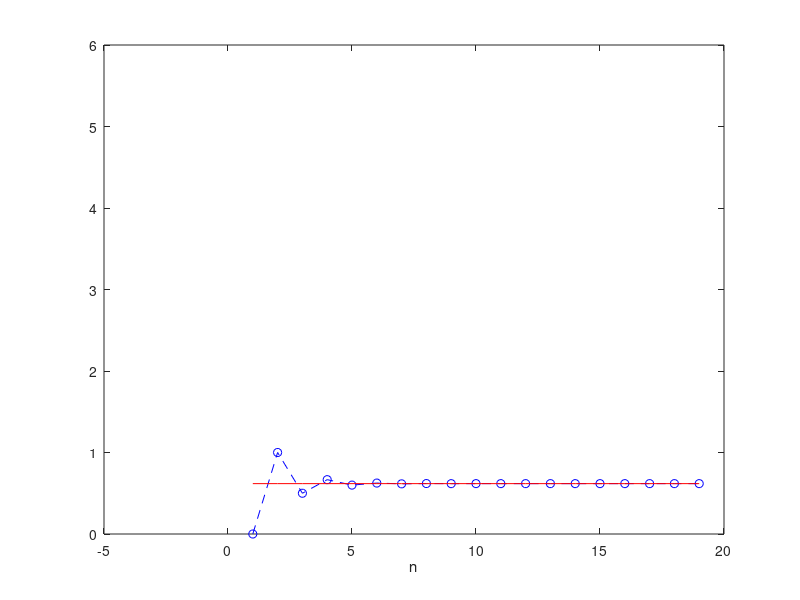

Write the MATLAB code that produced this figure. (Note: this script raises an error after producing the figure.)

% Week - 4

% ------ Conditional Statements ------ %
if pi<3
    fprintf('pi < 3\n')
else
    fprintf('pi > 3\n')
end

% Test which number is greater pi^e or e^pi.

a = pi^exp(1);
b = exp(pi);

if a>b
    fprintf('pi^e is larger than e^pi\n')
elseif a==b
    fprintf('pi^e is equal to e^pi\n')
else 
    fprintf('pi^e is less than e^pi\n')
end

% ------ For Loops ------ %

% Calculate the sum 1^2 + 2^2 + 3^2 + 100^2
% Way 1:
S = 0;
for k=1:100
    S=S+k^2;
end
S

% Way 2:
k=1:100;
S=sum(k.^2)
S


% The fibonacci sequence is given by f1=0, f2=1
% and fn=fn-1+fn-2. Test whether the ratio fn/fn+1
% approaches the golden ratio (sqrt(5)-1)/2
F(1)=0; F(2)=1;
for n=3:20
    F(n)=F(n-1)+F(n-2)
end

for n=1:19
    RF(n)=F(n)/F(n+1);
    GL(n)=(sqrt(5)-1)/2;
end

plot(1:19, RF, '--bo')
hold on
xlabel('n')
plot(1:19, GL, '-r')

% ------ While Loops ------ %

% What is the greatest value of n that
% satisfies 1^2 + 2^2 +..+ n^2<100

S=0;
n=0;
while S+(n+1)^2<100
    n=n+1;
    S=S+n^2;
end
n

% ------ Test Part ------ %
area(-3,4,5)
area(3,4,5)
area(2,3,6)

quadratic(0,4,5)
quadratic(1,4,4)
quadratic(-1,-1,6)

% ------ Function ------ %

% Example 1: The area of the triangle with sides
% a, b and c is given by A=sqrt(u*(u-a)*(u-b)*(u-c)),
% where u = (a+b+c)/2. Write a Matlab function area
% that accepts the values a, b, c as inputs and
% returns the value of the area as output. If the
% inputs are not positive or triangle inequality
% does not hold then function should display a 
% warning message.


% Example 2: Consider quadratic equation ax^2 + bx + c = 0.
% This equation does not have real roots if delta = b^2-4ac<0.
% Equation has only one real root x = -b/2a if delta = 0.
% Write a matlab function quadratic that accepts the values a, b, c
% as inputs and calculates the real roots of quadratic equation.

% Function 1
function A = area(a,b,c)
if (a<=0)||(b<=0)||(c<=0)
    fprintf('Side of triangle should have positive length. Try again!\n')
elseif (a+b<=c)||(a+c<=b)||(b+c<=a)
    fprintf('Triangle inequality is not satisfied. Try again!\n')
else
    u=(a+b+c)/2;
    A=sqrt(u*(u-a)*(u-b)*(u-c));
end
end

% Function 2
function quadratic(a,b,c)
if a==0
    fprintf('Equation is not quadratic. Try again!\n')
    return 
end

delta=b^2-4*a*c;

if delta<0
    fprintf('Quadratic equation does not have real roots\n')
elseif delta==0
    x=-b/(2*a);
    fprintf('Quadratic equation has 1 real root x=%.5f\n',x)
else
    x1=(-b+sqrt(delta))/(2*a);
    x2=(-b-sqrt(delta))/(2*a);
    u=(a+b+c)/2;
    fprintf('Quadratic equation has two real roots x1=%.5f, x2=%.5f\n',x1,x2)
end
end





